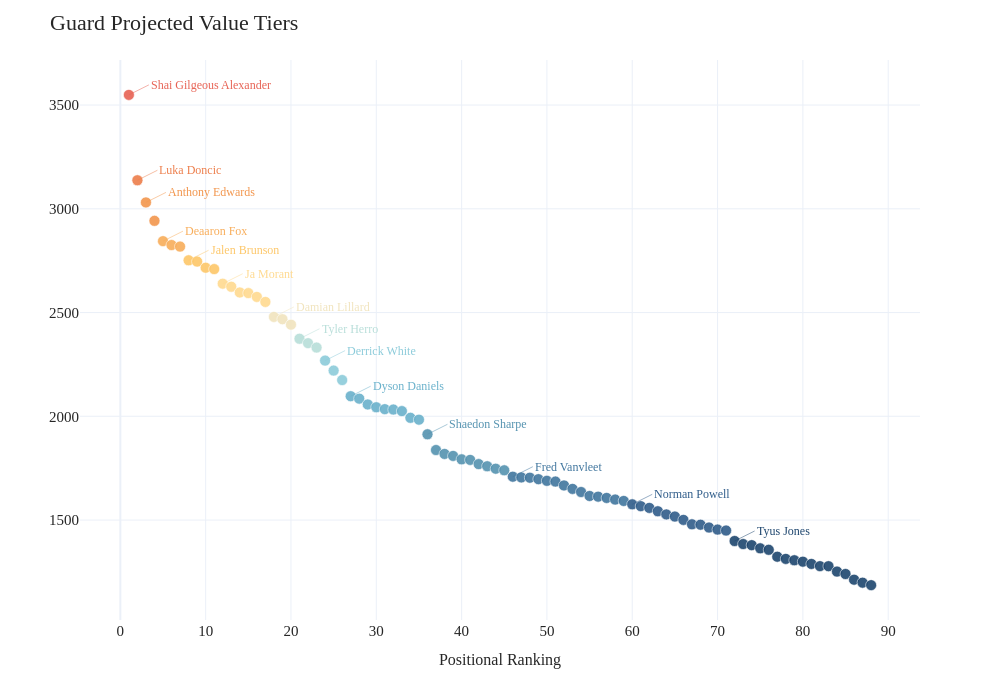
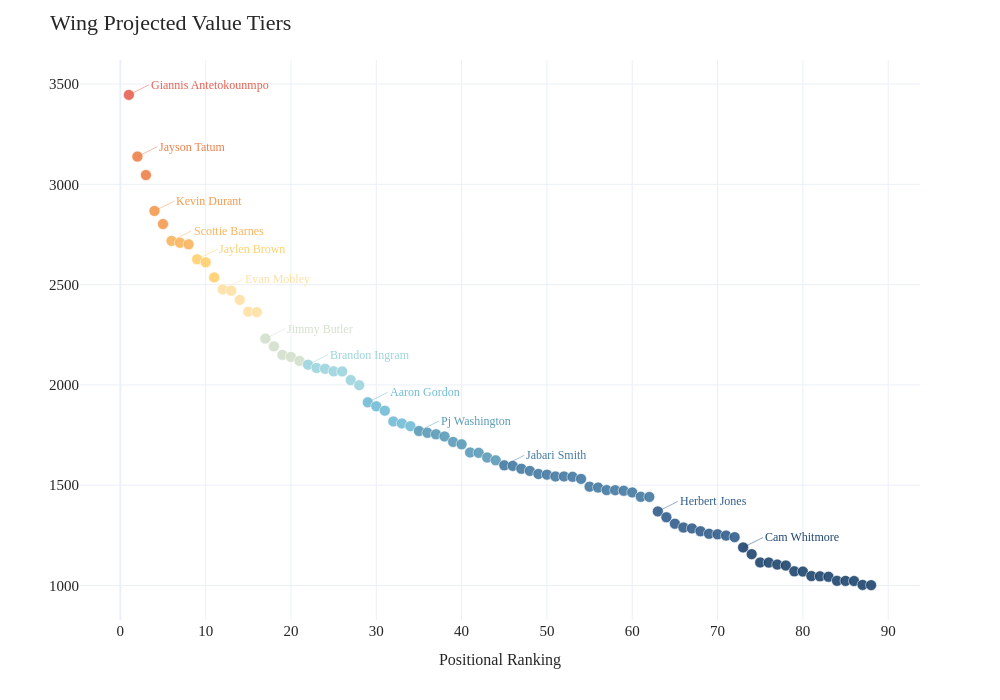
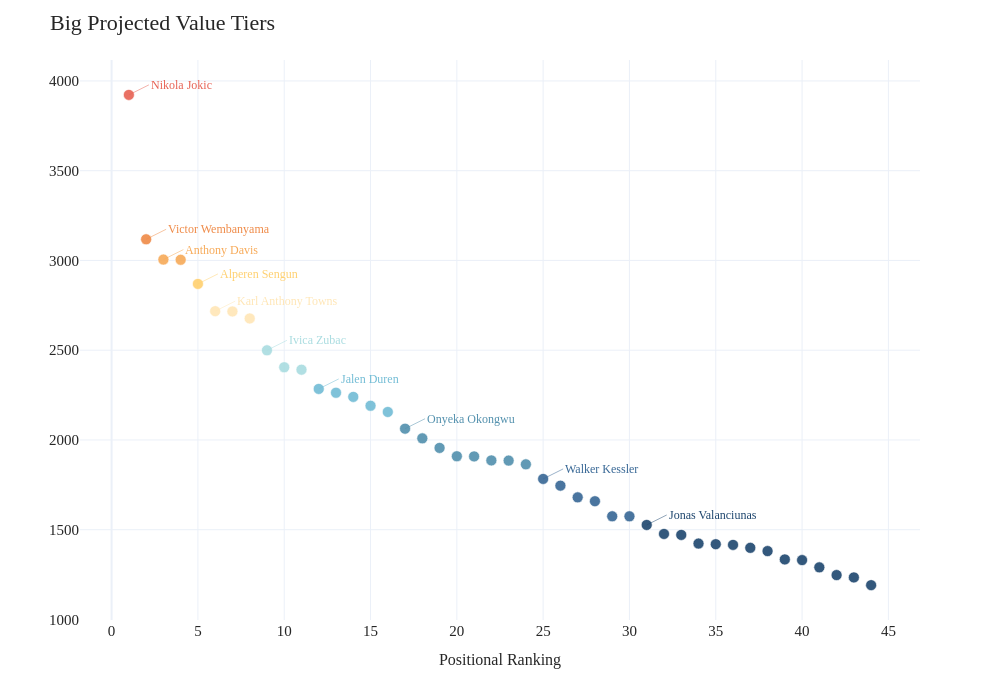

Notebook code for these charts, in order:
### Markdown cell above
## TIER & RANK DIAGNOSTICS (INTERACTIVE)

### Code cell
# Positional tier structure (interactive; hover any point for the player name).
# Players plotted at positional rank vs blended projection, colored by tier; tier leaders labeled.
for group in ["G", "W", "B"]:
    plot_positional_tiers(value_df, position_group=group).show()
